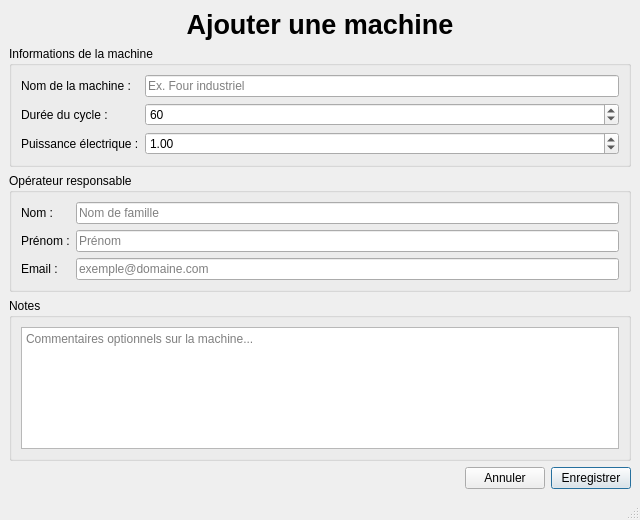
<?xml version="1.0" encoding="UTF-8"?>
<ui version="4.0">
 <class>MachineWindow</class>
 <widget class="QMainWindow" name="MachineWindow">
  <property name="geometry">
   <rect>
    <x>0</x>
    <y>0</y>
    <width>640</width>
    <height>520</height>
   </rect>
  </property>
  <property name="windowTitle">
   <string>Ajouter une machine</string>
  </property>
  <widget class="QWidget" name="centralwidget">
   <layout class="QVBoxLayout" name="mainLayout">
    <item>
     <widget class="QLabel" name="titleLabel">
      <property name="font">
       <font>
        <pointsize>20</pointsize>
        <bold>true</bold>
       </font>
      </property>
      <property name="text">
       <string>Ajouter une machine</string>
      </property>
      <property name="alignment">
       <set>Qt::AlignHCenter</set>
      </property>
     </widget>
    </item>
    <item>
     <widget class="QGroupBox" name="groupMachineInfo">
      <property name="title">
       <string>Informations de la machine</string>
      </property>
      <layout class="QFormLayout" name="formMachineInfo">
       <item row="0" column="0">
        <widget class="QLabel" name="labelMachineName">
         <property name="text">
          <string>Nom de la machine :</string>
         </property>
        </widget>
       </item>
       <item row="0" column="1">
        <widget class="QLineEdit" name="inputMachineName">
         <property name="placeholderText">
          <string>Ex. Four industriel</string>
         </property>
        </widget>
       </item>
       <item row="1" column="0">
        <widget class="QLabel" name="labelCycleDuration">
         <property name="text">
          <string>Durée du cycle :</string>
         </property>
        </widget>
       </item>
       <item row="1" column="1">
        <widget class="QSpinBox" name="inputCycleDuration">
         <property name="minimum">
          <number>1</number>
         </property>
         <property name="maximum">
          <number>100000</number>
         </property>
         <property name="value">
          <number>60</number>
         </property>
         <property name="suffix">
          <string> </string>
         </property>
        </widget>
       </item>
       <item row="2" column="0">
        <widget class="QLabel" name="labelElectricPower">
         <property name="text">
          <string>Puissance électrique :</string>
         </property>
        </widget>
       </item>
       <item row="2" column="1">
        <widget class="QDoubleSpinBox" name="inputElectricPower">
         <property name="decimals">
          <number>2</number>
         </property>
         <property name="minimum">
          <double>0.000000000000000</double>
         </property>
         <property name="maximum">
          <double>100000.000000000000000</double>
         </property>
         <property name="singleStep">
          <double>0.100000000000000</double>
         </property>
         <property name="value">
          <double>1.000000000000000</double>
         </property>
         <property name="suffix">
          <string> </string>
         </property>
        </widget>
       </item>
      </layout>
     </widget>
    </item>
    <item>
     <widget class="QGroupBox" name="groupOperatorInfo">
      <property name="title">
       <string>Opérateur responsable</string>
      </property>
      <layout class="QFormLayout" name="formOperatorInfo">
       <item row="0" column="0">
        <widget class="QLabel" name="labelOperatorLastName">
         <property name="text">
          <string>Nom :</string>
         </property>
        </widget>
       </item>
       <item row="0" column="1">
        <widget class="QLineEdit" name="inputOperatorLastName">
         <property name="placeholderText">
          <string>Nom de famille</string>
         </property>
        </widget>
       </item>
       <item row="1" column="0">
        <widget class="QLabel" name="labelOperatorFirstName">
         <property name="text">
          <string>Prénom :</string>
         </property>
        </widget>
       </item>
       <item row="1" column="1">
        <widget class="QLineEdit" name="inputOperatorFirstName">
         <property name="placeholderText">
          <string>Prénom</string>
         </property>
        </widget>
       </item>
       <item row="2" column="0">
        <widget class="QLabel" name="labelOperatorEmail">
         <property name="text">
          <string>Email :</string>
         </property>
        </widget>
       </item>
       <item row="2" column="1">
        <widget class="QLineEdit" name="inputOperatorEmail">
         <property name="placeholderText">
          <string>exemple@domaine.com</string>
         </property>
        </widget>
       </item>
      </layout>
     </widget>
    </item>
    <item>
     <widget class="QGroupBox" name="groupNotes">
      <property name="title">
       <string>Notes</string>
      </property>
      <layout class="QVBoxLayout" name="notesLayout">
       <item>
        <widget class="QTextEdit" name="inputMachineNotes">
         <property name="placeholderText">
          <string>Commentaires optionnels sur la machine...</string>
         </property>
         <property name="minimumHeight">
          <number>90</number>
         </property>
        </widget>
       </item>
      </layout>
     </widget>
    </item>
    <item>
     <layout class="QHBoxLayout" name="bottomButtons">
      <item>
       <spacer name="horizontalSpacer">
        <property name="orientation">
         <enum>Qt::Horizontal</enum>
        </property>
        <property name="sizeHint" stdset="0">
         <size>
          <width>40</width>
          <height>20</height>
         </size>
        </property>
       </spacer>
      </item>
      <item>
       <widget class="QPushButton" name="btnCancelMachine">
        <property name="text">
         <string>Annuler</string>
        </property>
       </widget>
      </item>
      <item>
       <widget class="QPushButton" name="btnSaveMachine">
        <property name="text">
         <string>Enregistrer</string>
        </property>
        <property name="default">
         <bool>true</bool>
        </property>
       </widget>
      </item>
     </layout>
    </item>
   </layout>
  </widget>
  <widget class="QMenuBar" name="menubar">
   <property name="geometry">
    <rect>
     <x>0</x>
     <y>0</y>
     <width>640</width>
     <height>22</height>
    </rect>
   </property>
  </widget>
  <widget class="QStatusBar" name="statusbar"/>
 </widget>
 <resources/>
 <connections/>
</ui>
